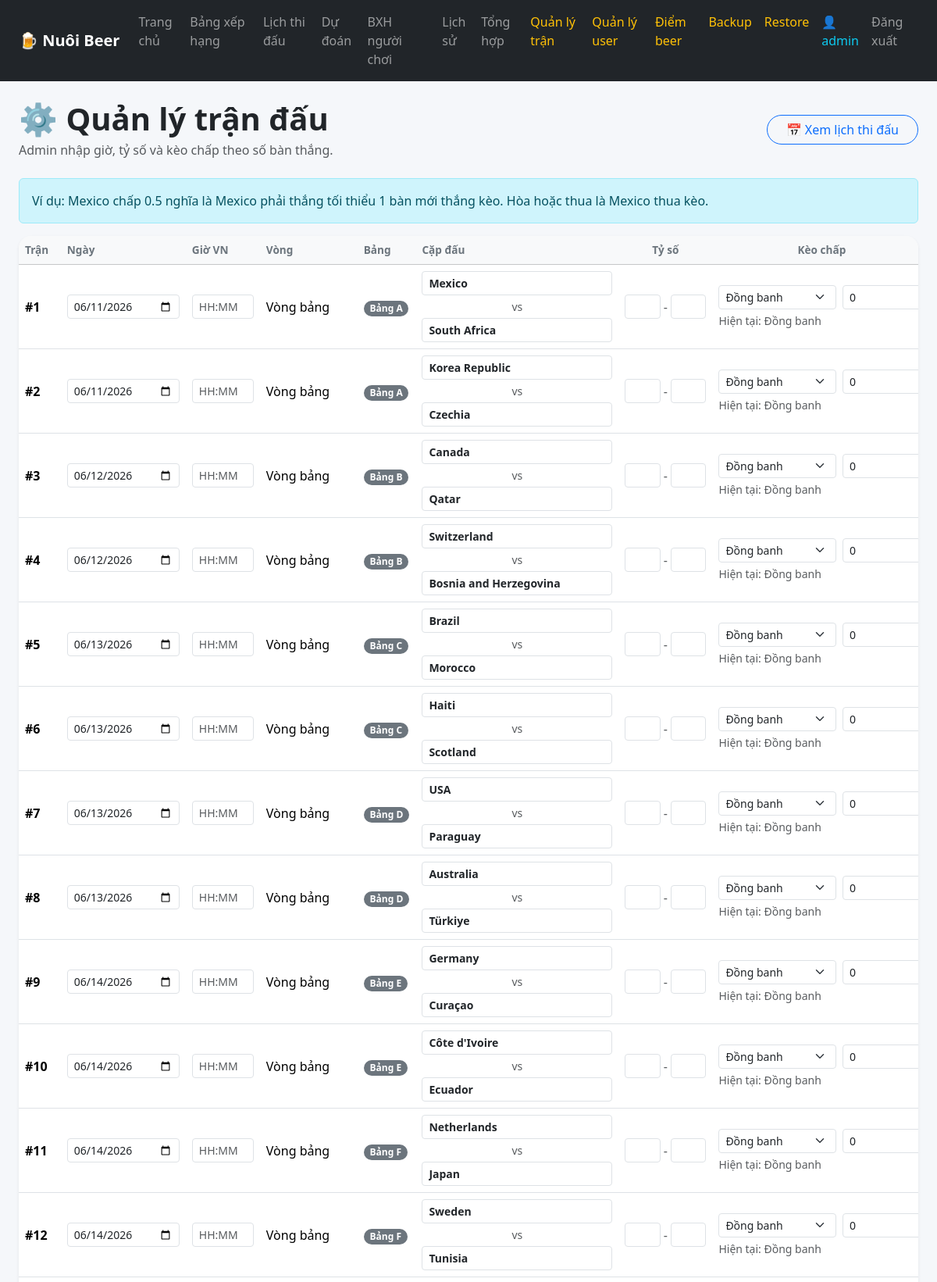
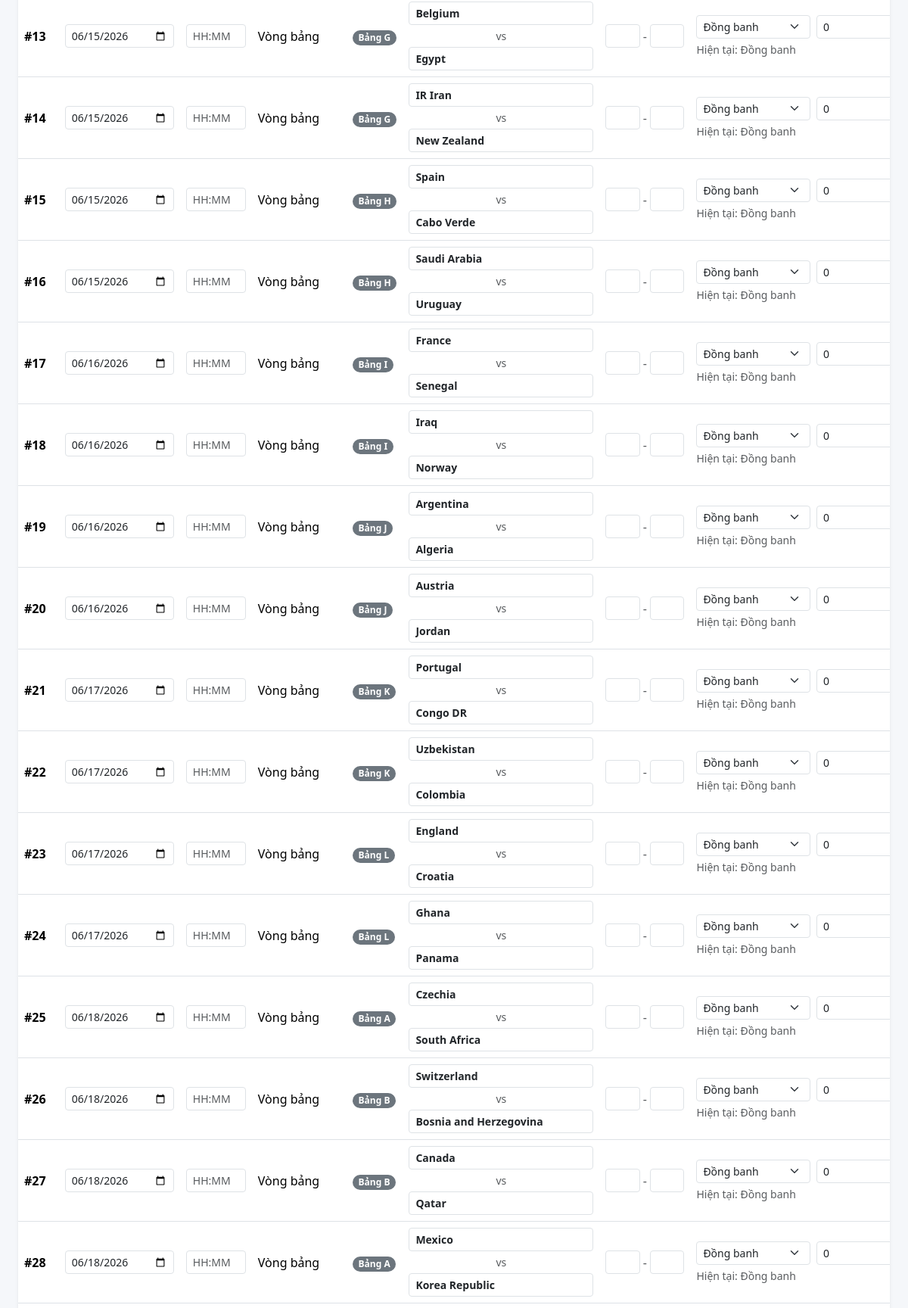
The app's page /admin/matches (signed in, upper part) with its own data (2 pictures, top to bottom).
### tables this page shows
CREATE TABLE matches (
            id INTEGER PRIMARY KEY AUTOINCREMENT,
            match_no INTEGER UNIQUE NOT NULL,
            match_date TEXT,
            time_vn TEXT,
            stage TEXT,
            group_name TEXT,
            home TEXT NOT NULL,
            away TEXT NOT NULL,
            stadium TEXT,
            city TEXT,
            score_home INTEGER,
            score_away INTEGER,
            handicap_team TEXT,
            handicap_value REAL DEFAULT 0,
            note TEXT,
            updated_at TIMESTAMP DEFAULT CURRENT_TIMESTAMP
        );

### app.py (the view)
@app.route("/admin/matches")
def admin_matches():
    if not admin_required():
        return redirect("/login")
    matches = get_matches()
    for match in matches:
        enrich_match_display_names(match)
        match["handicap_text"] = get_handicap_text(match)
        match["beer_points"] = get_stage_points(match["stage"])
    return render_template("admin_matches.html", matches=matches)

### app.py (called while the page is built, shortened)
def get_db():
    conn = sqlite3.connect(DB_NAME)
    conn.row_factory = sqlite3.Row
    return conn

def get_stage_points(stage):
    conn = get_db()
    row = conn.execute(
        "SELECT beer_points FROM stage_points WHERE stage = ?",
        (stage,)
    ).fetchone()
    conn.close()
    if row:
        return row["beer_points"]
    return 10

def login_required():
    return "user_id" in session

def admin_required():
    return login_required() and session.get("role") == "admin"

def rows_to_dicts(rows):
    return [dict(row) for row in rows]

def get_matches():
    conn = get_db()
    rows = conn.execute("""
        SELECT
            match_no,
            match_date AS date,
            time_vn,
            stage,
            group_name AS "group",
            home,
            away,
            stadium,
            city,
            score_home,
            score_away,
            handicap_team,
            handicap_value,
            note
        FROM matches
        ORDER BY match_no ASC
    """).fetchall()
    conn.close()
    return rows_to_dicts(rows)

def get_handicap_text(match):
    handicap_team = match.get("handicap_team")
    handicap_value = match.get("handicap_value") or 0
    if not handicap_team or handicap_value == 0:
        return "Đồng banh"
    if handicap_team == "home":
        return f"{match.get('home')} chấp {handicap_value:g}"
    if handicap_team == "away":
        return f"{match.get('away')} chấp {handicap_value:g}"
    return "Đồng banh"

def get_finished_group_matches():
    conn = get_db()
    rows = conn.execute("""
        SELECT
            group_name,
            home,
            away,
            score_home,
            score_away
        FROM matches
        WHERE stage = ?
          AND score_home IS NOT NULL
          AND score_away IS NOT NULL
    """, ("Vòng bảng",)).fetchall()
    conn.close()
    return rows

def calculate_head_to_head_table(teams, matches):
    team_names = [team["name"] for team in teams]
    h2h = {}
    for name in team_names:
        h2h[name] = {
            "name": name,
            "points": 0,
            "goals_for": 0,
            "goals_against": 0
        }
    return h2h

def get_best_third_team_from_groups(group_options):
    qualified_thirds, eliminated_thirds = get_best_third_placed_teams()
    for team in qualified_thirds:
        if team.get("group") in group_options:
            return team["name"]
    return None

### templates/admin_matches.html (shortened to what this page needs)
{% extends "base.html" %}
{% block content %}
<div class="container-fluid py-4 px-4">
  <div class="d-flex flex-column flex-lg-row justify-content-between align-items-lg-center gap-3 mb-4">
    <div>
      <h1 class="fw-bold mb-1">⚙️ Quản lý trận đấu</h1>
      <p class="text-muted mb-0">
        Admin nhập giờ, tỷ số và kèo chấp theo số bàn thắng.
      </p>
    </div>
    <a href="/lich-thi-dau" class="btn btn-outline-primary rounded-pill px-4">
      📅 Xem lịch thi đấu
    </a>
  </div>
  <div class="alert alert-info">
    Ví dụ: Mexico chấp 0.5 nghĩa là Mexico phải thắng tối thiểu 1 bàn mới thắng kèo. Hòa hoặc thua là Mexico thua kèo.
  </div>
  <div class="card border-0 shadow-sm rounded-4 overflow-hidden">
    <div class="table-responsive">
      <table class="table table-hover align-middle mb-0 admin-match-table">
        <thead class="table-light">
          <tr>
            <th>Trận</th>
            <th>Ngày</th>
            <th>Giờ VN</th>
            <th>Vòng</th>
            <th>Bảng</th>
            <th>Cặp đấu</th>
            <th class="text-center">Tỷ số</th>
            <th class="text-center">Kèo chấp</th>
          </tr>
        </thead>
        <tbody>
          {% for match in matches %}
          <tr>
            <form method="post" action="/admin/matches/{{ match.match_no }}/update">
              <td class="fw-bold">#{{ match.match_no }}</td>
              <td style="min-width: 140px;">
                <input
                  type="date"
                  class="form-control form-control-sm"
                  name="match_date"
                  value="{{ match.date or '' }}">
              </td>
              <td style="min-width: 95px;">
                <input type="text" class="form-control form-control-sm" name="time_vn" value="{{ match.time_vn or '' }}" placeholder="HH:MM">
              </td>
              <td class="text-nowrap">{{ match.stage }}</td>
              <td>
                {% if match.group %}
                  <span class="badge text-bg-secondary">Bảng {{ match.group }}</span>
                {% else %}
                  <span class="text-muted">-</span>
                {% endif %}
              </td>
              <td style="min-width: 260px;">
                <input
                  type="text"
                  class="form-control form-control-sm mb-1 fw-semibold"
                  name="home"
                  value="{{ match.home }}"
                  placeholder="Đội 1">
                <div class="small text-muted text-center">vs</div>
                <input
                  type="text"
                  class="form-control form-control-sm mt-1 fw-semibold"
                  name="away"
                  value="{{ match.away }}"
                  placeholder="Đội 2">
              </td>
              <td style="min-width: 120px;">
                <div class="d-flex align-items-center gap-1">
                  <input type="number" class="form-control form-control-sm text-center" name="score_home" value="{{ match.score_home if match.score_home is not none else '' }}" min="0">
                  <span class="text-muted">-</span>
                  <input type="number" class="form-control form-control-sm text-center" name="score_away" value="{{ match.score_away if match.score_away is not none else '' }}" min="0">
                </div>
              </td>
              <td style="min-width: 280px;">
                <div class="row g-2">
                  <div class="col-7">
                    <select class="form-select form-select-sm" name="handicap_team">
                      <option value="" {% if not match.handicap_team %}selected{% endif %}>Đồng banh</option>
                    </select>
                  </div>
                  <div class="col-5">
                    <input
                      type="number"
                      step="0.25"
                      min="0"
                      class="form-control form-control-sm"
                      name="handicap_value"
                      value="{{ match.handicap_value or 0 }}">
                  </div>
                </div>
                <div class="small text-muted mt-1">
                  Hiện tại: {{ match.handicap_text }}
                </div>
              </td>
            </form>
          </tr>
          {% endfor %}
        </tbody>
      </table>
    </div>
  </div>
</div>
{% endblock %}

### static/css/style.css (style rules this page uses)
body { background: #f5f7fa; }
.table th { white-space: nowrap; }
.table td { white-space: nowrap; }
.card { border-radius: 16px; }
.badge { border-radius: 999px; }

### templates/admin_matches.html (style rules this page uses)
.admin-match-table th { font-size: 0.85rem; color: #6c757d; white-space: nowrap; }
.admin-match-table td { white-space: nowrap; vertical-align: middle; }

### records on screen
matches: match_no "1", match_date "06/11/2026", stage "Vòng bảng", group "A", home "Mexico", away "South Africa", handicap_value "0", handicap_text "Đồng banh"
matches: match_no "2", match_date "06/11/2026", stage "Vòng bảng", group "A", home "Korea Republic", away "Czechia", handicap_value "0", handicap_text "Đồng banh"
matches: match_no "3", match_date "06/12/2026", stage "Vòng bảng", group "B", home "Canada", away "Qatar", handicap_value "0", handicap_text "Đồng banh"
matches: match_no "4", match_date "06/12/2026", stage "Vòng bảng", group "B", home "Switzerland", away "Bosnia and Herzegovina", handicap_value "0", handicap_text "Đồng banh"
matches: match_no "5", match_date "06/13/2026", stage "Vòng bảng", group "C", home "Brazil", away "Morocco", handicap_value "0", handicap_text "Đồng banh"
matches: match_no "6", match_date "06/13/2026", stage "Vòng bảng", group "C", home "Haiti", away "Scotland", handicap_value "0", handicap_text "Đồng banh"
matches: match_no "7", match_date "06/13/2026", stage "Vòng bảng", group "D", home "USA", away "Paraguay", handicap_value "0", handicap_text "Đồng banh"
matches: match_no "8", match_date "06/13/2026", stage "Vòng bảng", group "D", home "Australia", away "Türkiye", handicap_value "0", handicap_text "Đồng banh"
matches: match_no "9", match_date "06/14/2026", stage "Vòng bảng", group "E", home "Germany", away "Curaçao", handicap_value "0", handicap_text "Đồng banh"
matches: match_no "10", match_date "06/14/2026", stage "Vòng bảng", group "E", home "Côte d'Ivoire", away "Ecuador", handicap_value "0", handicap_text "Đồng banh"
matches: match_no "11", match_date "06/14/2026", stage "Vòng bảng", group "F", home "Netherlands", away "Japan", handicap_value "0", handicap_text "Đồng banh"
matches: match_no "12", match_date "06/14/2026", stage "Vòng bảng", group "F", home "Sweden", away "Tunisia", handicap_value "0", handicap_text "Đồng banh"
matches: match_no "13", match_date "06/15/2026", stage "Vòng bảng", group "G", home "Belgium", away "Egypt", handicap_value "0", handicap_text "Đồng banh"
matches: match_no "14", match_date "06/15/2026", stage "Vòng bảng", group "G", home "IR Iran", away "New Zealand", handicap_value "0", handicap_text "Đồng banh"
matches: match_no "15", match_date "06/15/2026", stage "Vòng bảng", group "H", home "Spain", away "Cabo Verde", handicap_value "0", handicap_text "Đồng banh"
matches: match_no "16", match_date "06/15/2026", stage "Vòng bảng", group "H", home "Saudi Arabia", away "Uruguay", handicap_value "0", handicap_text "Đồng banh"
matches: match_no "17", match_date "06/16/2026", stage "Vòng bảng", group "I", home "France", away "Senegal", handicap_value "0", handicap_text "Đồng banh"
matches: match_no "18", match_date "06/16/2026", stage "Vòng bảng", group "I", home "Iraq", away "Norway", handicap_value "0", handicap_text "Đồng banh"
matches: match_no "19", match_date "06/16/2026", stage "Vòng bảng", group "J", home "Argentina", away "Algeria", handicap_value "0", handicap_text "Đồng banh"
matches: match_no "20", match_date "06/16/2026", stage "Vòng bảng", group "J", home "Austria", away "Jordan", handicap_value "0", handicap_text "Đồng banh"
matches: match_no "21", match_date "06/17/2026", stage "Vòng bảng", group "K", home "Portugal", away "Congo DR", handicap_value "0", handicap_text "Đồng banh"
matches: match_no "22", match_date "06/17/2026", stage "Vòng bảng", group "K", home "Uzbekistan", away "Colombia", handicap_value "0", handicap_text "Đồng banh"
matches: match_no "23", match_date "06/17/2026", stage "Vòng bảng", group "L", home "England", away "Croatia", handicap_value "0", handicap_text "Đồng banh"
matches: match_no "24", match_date "06/17/2026", stage "Vòng bảng", group "L", home "Ghana", away "Panama", handicap_value "0", handicap_text "Đồng banh"
matches: match_no "25", match_date "06/18/2026", stage "Vòng bảng", group "A", home "Czechia", away "South Africa", handicap_value "0", handicap_text "Đồng banh"
matches: match_no "26", match_date "06/18/2026", stage "Vòng bảng", group "B", home "Switzerland", away "Bosnia and Herzegovina", handicap_value "0", handicap_text "Đồng banh"
matches: match_no "27", match_date "06/18/2026", stage "Vòng bảng", group "B", home "Canada", away "Qatar", handicap_value "0", handicap_text "Đồng banh"
matches: match_no "28", match_date "06/18/2026", stage "Vòng bảng", group "A", home "Mexico", away "Korea Republic", handicap_value "0", handicap_text "Đồng banh"

### other values on screen
{{ session.get("username") }} "admin"
